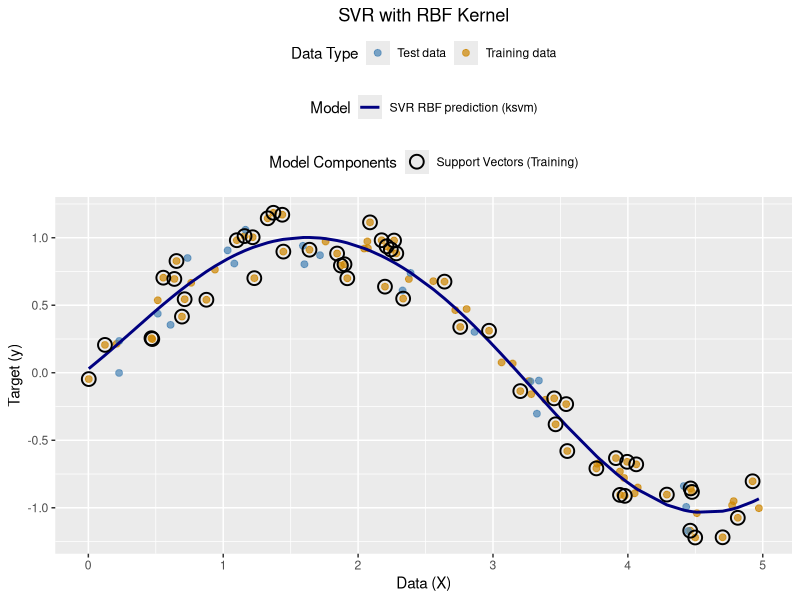

Here is the R script that generated this plot: (Note: this script raises an error after producing the figure.)
## ---- chunk 1

library(kernlab)

library(caTools)

library(tidyverse)


set.seed(123)

# fake wave data
X_vec <- sort(5 * runif(100))
X <- matrix(X_vec, ncol = 1) 

y_true <- sin(X_vec)
y_true <- y_true + 0.5 * (0.5 - runif(length(y_true)))
y <- matrix(y_true, ncol = 1) 

# 80/20 split
set.seed(123) 
split <- sample.split(y, SplitRatio = 0.8)
X_train <- subset(X, split == TRUE)
X_test <- subset(X, split == FALSE)
y_train <- subset(y, split == TRUE)
y_test <- subset(y, split == FALSE)

# center and scale data
X_train_scaled_attrs <- scale(X_train)
X_train_scaled <- X_train_scaled_attrs[,1, drop=FALSE] 
center_X <- attr(X_train_scaled_attrs, "scaled:center")
scale_X <- attr(X_train_scaled_attrs, "scaled:scale")

X_test_scaled <- scale(X_test, center = center_X, scale = scale_X)[,1, drop=FALSE]
X_full_scaled <- scale(X, center = center_X, scale = scale_X)[,1, drop=FALSE]

y_train_scaled_attrs <- scale(y_train)
y_train_scaled <- y_train_scaled_attrs[,1, drop=FALSE] 
center_y <- attr(y_train_scaled_attrs, "scaled:center")
scale_y <- attr(y_train_scaled_attrs, "scaled:scale")
y_train_scaled_ravel <- as.vector(y_train_scaled)

# initialize and train the SVR model 
svr_ksvm_model <- ksvm(x = X_train_scaled, y = y_train_scaled_ravel,
                       type = "eps-svr",      
                       kernel = "rbfdot",     
                       C = 100,               
                       kpar = list(sigma = 0.5), 
                       epsilon = 0.1)


y_pred_scaled <- predict(svr_ksvm_model, X_full_scaled) 
y_pred_scaled_matrix <- matrix(y_pred_scaled[,1], ncol = 1)
y_pred <- (y_pred_scaled_matrix * scale_y) + center_y
y_pred_vec <- as.vector(y_pred)


plot_data_full <- data.frame(X = X_vec, y_true = y_true, y_pred = y_pred_vec)
plot_data_train <- data.frame(X = as.vector(X_train), y = as.vector(y_train), type = "Training data")
plot_data_test <- data.frame(X = as.vector(X_test), y = as.vector(y_test), type = "Test data")



epsilon_val <- svr_ksvm_model@param$epsilon 



epsilon_original_scale <- epsilon_val * scale_y 
plot_data_full$ymin_tube <- plot_data_full$y_pred - epsilon_original_scale
plot_data_full$ymax_tube <- plot_data_full$y_pred + epsilon_original_scale

# support vectors
sv_indices_train <- SVindex(svr_ksvm_model) 

# using the original scaled training data to get SV X values


support_vectors_X_scaled_train <- X_train_scaled[sv_indices_train, , drop = FALSE] 
support_vectors_y_scaled_train <- y_train_scaled[sv_indices_train, , drop = FALSE]

support_vectors_X_original_train <- (support_vectors_X_scaled_train * scale_X) + center_X
support_vectors_y_original_train <- (support_vectors_y_scaled_train * scale_y) + center_y

plot_data_sv <- data.frame(
X_sv = as.vector(support_vectors_X_original_train),
y_sv = as.vector(support_vectors_y_original_train))
    



# plot prediction and points
p_ksvm <- ggplot() +
  geom_point(data = plot_data_train, aes(x = X, y = y, color = type), size = 2, alpha = 0.7) +
  geom_point(data = plot_data_test, aes(x = X, y = y, color = type), size = 2, alpha = 0.7) +
  geom_line(data = plot_data_full, aes(x = X, y = y_pred, linetype = "SVR RBF prediction (ksvm)"), color = "navy", linewidth = 1) 


# SVs
  p_ksvm <- p_ksvm + 
    geom_point(data = plot_data_sv, aes(x = X_sv, y = y_sv, shape = "Support Vectors (Training)"),
               size = 4, fill = NA, color = "black", stroke = 1)

# final combined graph
p_ksvm <- p_ksvm +
  scale_color_manual(name = "Data Type", values = c("Training data" = "orange3", "Test data" = "steelblue")) +
  scale_linetype_manual(name = "Model", values = c("SVR RBF prediction (ksvm)" = "solid")) +
  scale_shape_manual(name = "Model Components", values = c("Support Vectors (Training)" = 1)) + 
  labs(title = "SVR with RBF Kernel",
       x = "Data (X)",
       y = "Target (y)") +
  theme(legend.position = "top",
        plot.title = element_text(hjust = 0.5),
        legend.box="vertical") +
  guides(color = guide_legend(title = "Data Type", order = 1),
         linetype = guide_legend(title = "Model", order = 2),
         shape = guide_legend(title = "Model Components", order = 3))

print(p_ksvm)

# test metrics and vectors
num_support_vectors_ksvm <- svr_ksvm_model@nSV
cat(paste("Number of support vectors (ksvm):", num_support_vectors_ksvm, "\n"))


y_test_pred_scaled_ksvm <- predict(svr_ksvm_model, X_test_scaled)
y_test_pred_scaled_ksvm_matrix <- matrix(y_test_pred_scaled_ksvm[,1], ncol = 1)
y_test_pred_ksvm <- (y_test_pred_scaled_ksvm_matrix * scale_y) + center_y
y_test_pred_ksvm_vec <- as.vector(y_test_pred_ksvm)

mse_ksvm <- mean((as.vector(y_test) - y_test_pred_ksvm_vec)^2)
cat(paste("MSE Test Set (ksvm):", sprintf("%.4f", mse_ksvm), "\n"))
## ---- chunk 2
times <- c(79, 75, 82, 83, 69, 65, 49, 62, 77, 67,
           66, 59, 80, 57, 86, 55, 80, 74, 77, 63)

n_pos <- sum(times > 60)
n_neg <- sum(times < 60)
n <- n_pos + n_neg

# two-sided binomial test
binom.test(min(n_pos, n_neg), n = n, p = 0.5, alternative = "two.sided")

## ---- chunk 3
2
wilcox.test(high, low, alternative = "greater", paired = TRUE)


## ---- chunk 4
wilcox.test(times, mu = 60, alternative = "two.sided")

## ---- chunk 5
t.test(times, mu = 60, alternative = "two.sided")
1
